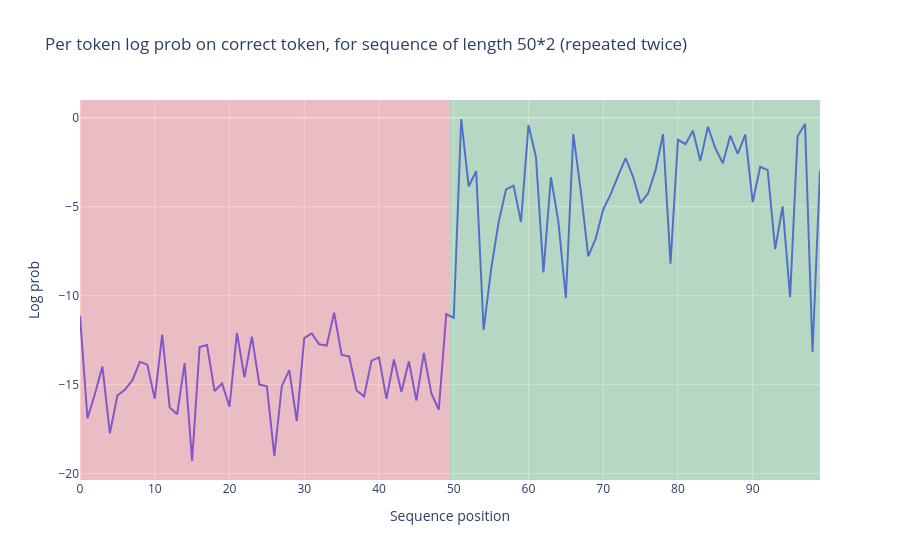

The cell this chart's notebook holds for it:
### Markdown cell above
### Exercise - plot per-token loss on repeated sequence

> ```yaml
> Difficulty: 🔴🔴⚪⚪⚪
> Importance: 🔵🔵⚪⚪⚪
> 
> You shouldn't spend more than 10-15 minutes on these exercises.
> ```

You should fill in the functions below. We've given you the first line of the first function, which defines a prefix (remember we need the BOS token for GPT-2, since it was trained to have one). We've also given you the `get_log_probs` function from the previous set of exercises.

### Code cell
def generate_repeated_tokens(
    model: HookedTransformer, seq_len: int, batch_size: int = 1
) -> Int[Tensor, "batch_size full_seq_len"]:
    """
    Generates a sequence of repeated random tokens

    Outputs are:
        rep_tokens: [batch_size, 1+2*seq_len]
    """
    t.manual_seed(0)  # for reproducibility
    prefix = (t.ones(batch_size, 1) * model.tokenizer.bos_token_id).long()
    rand_seq = t.randint(high=model.tokenizer.vocab_size, size=(batch_size, seq_len))
    return t.cat((prefix, rand_seq, rand_seq), dim=-1)


def run_and_cache_model_repeated_tokens(
    model: HookedTransformer, seq_len: int, batch_size: int = 1
) -> tuple[Tensor, Tensor, ActivationCache]:
    """
    Generates a sequence of repeated random tokens, and runs the model on it, returning (tokens,
    logits, cache). This function should use the `generate_repeated_tokens` function above.

    Outputs are:
        rep_tokens: [batch_size, 1+2*seq_len]
        rep_logits: [batch_size, 1+2*seq_len, d_vocab]
        rep_cache: The cache of the model run on rep_tokens
    """
    random_token_seq = generate_repeated_tokens(model, seq_len, batch_size)
    logits, cache = model.run_with_cache(random_token_seq, remove_batch_dim=True)
    return random_token_seq, logits, cache


def get_log_probs(
    logits: Float[Tensor, "batch posn d_vocab"], tokens: Int[Tensor, "batch posn"]
) -> Float[Tensor, "batch posn-1"]:
    logprobs = logits.log_softmax(dim=-1)
    # We want to get logprobs[b, s, tokens[b, s+1]], in eindex syntax this looks like:
    correct_logprobs = eindex(logprobs, tokens, "b s [b s+1]")
    return correct_logprobs


seq_len = 50
batch_size = 1
(rep_tokens, rep_logits, rep_cache) = run_and_cache_model_repeated_tokens(model, seq_len, batch_size)
rep_cache.remove_batch_dim()
rep_str = model.to_str_tokens(rep_tokens)
model.reset_hooks()
log_probs = get_log_probs(rep_logits, rep_tokens).squeeze()

print(f"Performance on the first half: {log_probs[:seq_len].mean():.3f}")
print(f"Performance on the second half: {log_probs[seq_len:].mean():.3f}")

plot_loss_difference(log_probs, rep_str, seq_len)

### Figure 1 — Plotly figure (JSON) as saved in the notebook; plotly's stock layout.template omitted (floating-point values rounded to 4 significant figures)
{"data": [{"hovertemplate": "<b>%{hovertext}</b><br><br>variable=0<br>Sequence position=%{x}<br>Log prob=%{y}<extra></extra>", "hovertext": [" NEW", "given", "パ", "mented", "etheless", " Subsequently", " debates", " flush", " IDs", " tangled", "nos", " contracts", " cubic", " counselor", "mith", "cessive", "Cells", " wasting", " Manufacturing", " pint", " 1894", " purchase", " truth", " posting", "iness", "icket", "uto", " 298", " Rober", "opoietic", " Same", "==========", "Population", " liposomes", " al", " applicant", " Prop", " tal", "Stephen", "buf", "Ich", "RK", " partnership", " disdain", " dependencies", " Conclusions", " correct", "997", " regim", "`", " NEW", "given", "パ", "mented", "etheless", " Subsequently", " debates", " flush", " IDs", " tangled", "nos", " contracts", " cubic", " counselor", "mith", "cessive", "Cells", " wasting", " Manufacturing", " pint", " 1894", " purchase", " truth", " posting", "iness", "icket", "uto", " 298", " Rober", "opoietic", " Same", "==========", "Population", " liposomes", " al", " applicant", " Prop", " tal", "Stephen", "buf", "Ich", "RK", " partnership", " disdain", " dependencies", " Conclusions", " correct", "997", " regim", "`"], "legendgroup": "0", "line": {"color": "#636efa", "dash": "solid"}, "marker": {"symbol": "circle"}, "mode": "lines", "name": "0", "orientation": "v", "showlegend": true, "type": "scatter", "x": [0, 1, 2, 3, 4, 5, 6, 7, 8, 9, 10, 11, 12, 13, 14, 15, 16, 17, 18, 19, 20, 21, 22, 23, 24, 25, 26, 27, 28, 29, 30, 31, 32, 33, 34, 35, 36, 37, 38, 39, 40, 41, 42, 43, 44, 45, 46, 47, 48, 49, 50, 51, 52, 53, 54, 55, 56, 57, 58, 59, 60, 61, 62, 63, 64, 65, 66, 67, 68, 69, 70, 71, 72, 73, 74, 75, 76, 77, 78, 79, 80, 81, 82, 83, 84, 85, 86, 87, 88, 89, 90, 91, 92, 93, 94, 95, 96, 97, 98, 99], "xaxis": "x", "y": [-11.12, -16.89, -15.52, -13.99, -17.74, -15.61, -15.29, -14.76, -13.72, -13.88, -15.79, -12.19, -16.28, -16.66, -13.8, -19.29, -12.89, -12.77, -15.37, -14.94, -16.24, -12.1, -14.59, -12.31, -15.0, -15.1, -19.02, -15.07, -14.19, -17.05, -12.39, -12.12, -12.74, -12.81, -10.96, -13.33, -13.41, -15.33, -15.66, -13.65, -13.47, -15.8, -13.59, -15.42, -13.69, -15.9, -13.22, -15.49, -16.41, -11.04, -11.26, -0.07614, -3.868, -3.004, -11.92, -8.527, -5.886, -4.031, -3.821, -5.865, -0.4098, -2.208, -8.699, -3.351, -5.841, -10.14, -0.9204, -4.132, -7.798, -6.78, -5.16, -4.301, -3.261, -2.272, -3.335, -4.804, -4.255, -2.95, -0.9237, -8.209, -1.243, -1.488, -0.7329, -2.431, -0.5048, -1.719, -2.563, -1.008, -2.029, -0.9573, -4.751, -2.759, -2.949, -7.39, -4.987, -10.09, -1.044, -0.3626, -13.17, -2.974], "yaxis": "y"}], "layout": {"hovermode": "x unified", "legend": {"title": {"text": "variable"}, "tracegroupgap": 0}, "shapes": [{"fillcolor": "red", "line": {"width": 0}, "opacity": 0.2, "type": "rect", "x0": 0, "x1": 49.5, "xref": "x", "y0": 0, "y1": 1, "yref": "y domain"}, {"fillcolor": "green", "line": {"width": 0}, "opacity": 0.2, "type": "rect", "x0": 49.5, "x1": 99, "xref": "x", "y0": 0, "y1": 1, "yref": "y domain"}], "showlegend": false, "title": {"text": "Per token log prob on correct token, for sequence of length 50*2 (repeated twice)"}, "xaxis": {"anchor": "y", "domain": [0, 1], "title": {"text": "Sequence position"}}, "yaxis": {"anchor": "x", "domain": [0, 1], "title": {"text": "Log prob"}}}}
